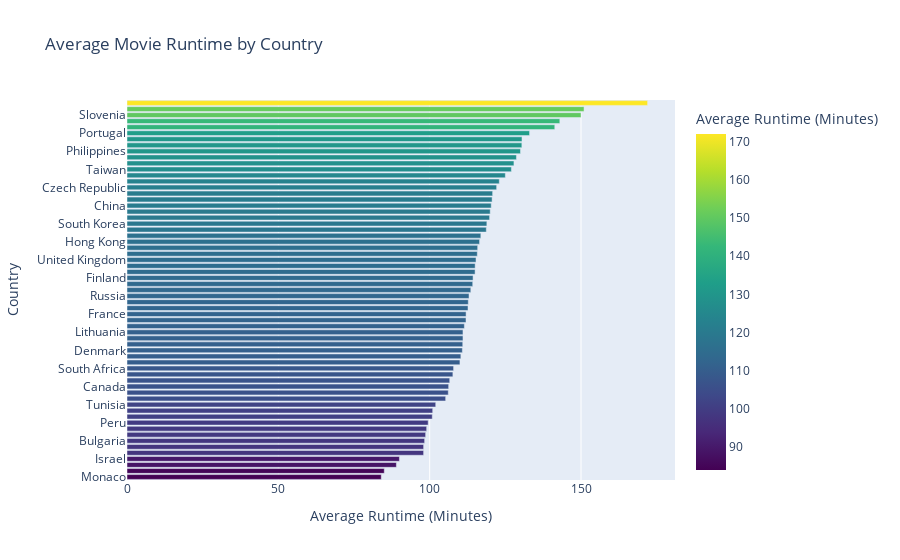

The notebook cell this image was saved under:
### Markdown cell above
## 5.4 Average Movie Runtime by Country

### Code cell
# Exploding countries_list for the entire dataframe
df_countries_all = df.explode('countries_list').copy()

# Filling missing runtime values with mean
df_countries_all['rt_runtime'] = df_countries_all['rt_runtime'].fillna(df_countries_all['rt_runtime'].mean())

# Calculating average runtime by country
avg_runtime_country = df_countries_all.groupby('countries_list')['rt_runtime'].mean().sort_values()

avg_runtime_country_df = avg_runtime_country.sort_values().reset_index()
avg_runtime_country_df.columns = ['Country', 'rt_runtime']

# Displaying top 5 countries with shortest and longest average runtime
print("Top 5 Countries with Shortest Average Movie Runtime:")
print(avg_runtime_country.head(5))

print("\nTop 5 Countries with Longest Average Movie Runtime:")
print(avg_runtime_country.tail(5))

# Plotting
# plt.figure(figsize=(12,18))
# sns.barplot(x=avg_runtime_country.values, y=avg_runtime_country.index, palette='coolwarm')
# plt.xlabel('Average Runtime (Minutes)')
# plt.ylabel('Country')
# plt.title('Average Movie Runtime by Country')

# # افزایش فاصله برچسبهای محور y
# plt.tick_params(axis='y', which='major', pad=30)

# plt.show()

# 5.4 Average Movie Runtime by Country

fig = px.bar(
    avg_runtime_country_df,
    x='rt_runtime',
    y='Country',
    orientation='h',
    labels={'rt_runtime': 'Average Runtime (Minutes)', 'Country': 'Country'},
    title='Average Movie Runtime by Country',
    color='rt_runtime',
    color_continuous_scale='Viridis'
)

# Updating layout for better readability
fig.update_layout(
    yaxis=dict(categoryorder='total ascending'),
    coloraxis_showscale=True  # Show color scale for better interpretation
)

# Display the plot
fig.show()

### Figure 1 — Plotly figure (JSON) as saved in the notebook; plotly's stock layout.template omitted (floating-point values rounded to 4 significant figures)
{"data": [{"alignmentgroup": "True", "hovertemplate": "Average Runtime (Minutes)=%{marker.color}<br>Country=%{y}<extra></extra>", "legendgroup": "", "marker": {"color": [84, 85, 89, 90, 98, 98, 98.33, 98.67, 99, 99.5, 100.9, 101, 102, 105.3, 106.1, 106.3, 106.6, 107.7, 107.9, 110, 110.3, 110.8, 110.9, 111, 111, 111.5, 112, 112.0, 112.7, 112.8, 113, 113.6, 114.2, 114.3, 115, 115.0, 115.3, 115.7, 115.9, 116.5, 116.9, 118.7, 118.9, 119.8, 120, 120.3, 120.6, 120.8, 122.1, 123, 125, 127, 127.8, 128.7, 130, 130.5, 130.5, 133, 141.3, 143, 150, 151, 172], "coloraxis": "coloraxis", "pattern": {"shape": ""}}, "name": "", "offsetgroup": "", "orientation": "h", "showlegend": false, "textposition": "auto", "type": "bar", "x": [84, 85, 89, 90, 98, 98, 98.33, 98.67, 99, 99.5, 100.9, 101, 102, 105.3, 106.1, 106.3, 106.6, 107.7, 107.9, 110, 110.3, 110.8, 110.9, 111, 111, 111.5, 112, 112.0, 112.7, 112.8, 113, 113.6, 114.2, 114.3, 115, 115.0, 115.3, 115.7, 115.9, 116.5, 116.9, 118.7, 118.9, 119.8, 120, 120.3, 120.6, 120.8, 122.1, 123, 125, 127, 127.8, 128.7, 130, 130.5, 130.5, 133, 141.3, 143, 150, 151, 172], "xaxis": "x", "y": ["Monaco", "Angola", "Iran", "Israel", "Fiji", "Bolivia", "Bulgaria", "Thailand", "Greece", "Peru", "Luxembourg", "Indonesia", "Tunisia", "Belgium", "Ireland", "Canada", "Australia", "Bahamas", "South Africa", "Chile", "United States of America", "Denmark", "Switzerland", "Serbia", "Lithuania", "United Arab Emirates", "Pakistan", "France", "Brazil", "Hungary", "Russia", "Spain", "Norway", "Finland", "Poland", "Germany", "United Kingdom", "Mexico", "Romania", "Hong Kong", "Japan", "Netherlands", "South Korea", "Austria", "Kazakhstan", "China", "Sweden", "Iceland", "Czech Republic", "Serbia and Montenegro", "Argentina", "Taiwan", "India", "Italy", "Philippines", "New Zealand", "Jamaica", "Portugal", "Morocco", "Malta", "Slovenia", "Dominica", "Singapore"], "yaxis": "y"}], "layout": {"barmode": "relative", "coloraxis": {"colorbar": {"title": {"text": "Average Runtime (Minutes)"}}, "colorscale": [[0, "#440154"], [0.1111, "#482878"], [0.2222, "#3e4989"], [0.3333, "#31688e"], [0.4444, "#26828e"], [0.5556, "#1f9e89"], [0.6667, "#35b779"], [0.7778, "#6ece58"], [0.8889, "#b5de2b"], [1, "#fde725"]], "showscale": true}, "legend": {"tracegroupgap": 0}, "title": {"text": "Average Movie Runtime by Country"}, "xaxis": {"anchor": "y", "domain": [0, 1], "title": {"text": "Average Runtime (Minutes)"}}, "yaxis": {"anchor": "x", "categoryorder": "total ascending", "domain": [0, 1], "title": {"text": "Country"}}}}
